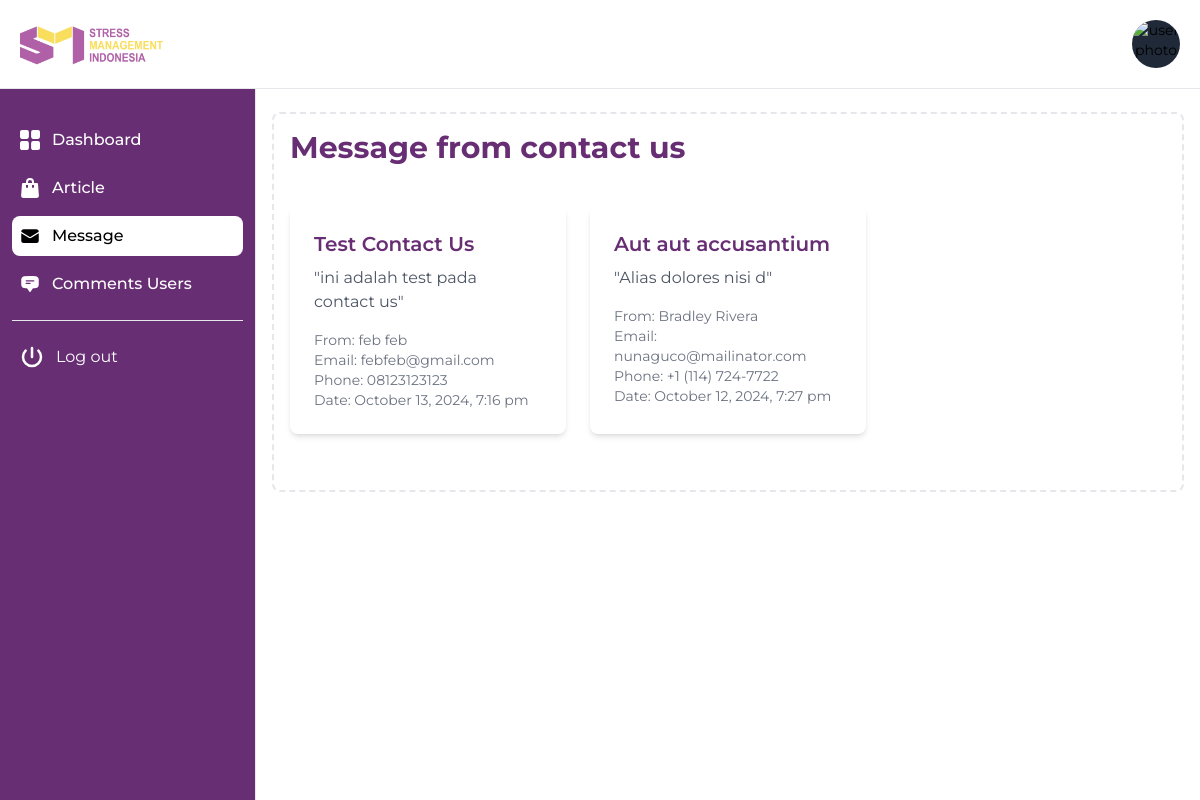
/admin/message_admin.php (signed in), run on the app's committed database.
### tables this page shows
CREATE TABLE `contact_submissions` (
  `id` int(11) NOT NULL,
  `first_name` varchar(50) NOT NULL,
  `last_name` varchar(50) NOT NULL,
  `phone` varchar(20) DEFAULT NULL,
  `email` varchar(100) NOT NULL,
  `subject` varchar(255) NOT NULL,
  `message` text NOT NULL,
  `submission_date` timestamp NULL DEFAULT current_timestamp()
);

### admin/message_admin.php (the view, shortened to what this page needs)
<?php
require_once '../functions/db.php';
$query = "SELECT * FROM contact_submissions ORDER BY submission_date DESC";
$result = $conn->query($query);
?>
<!DOCTYPE html>
<html lang="en">
  <head>
    <link href="../css/output.css" rel="stylesheet" />
    <link href="https://cdn.jsdelivr.net/npm/flowbite@2.5.2/dist/flowbite.min.css" rel="stylesheet" />
    <script src="https://cdn.tailwindcss.com?plugins=forms,typography,aspect-ratio,line-clamp,container-queries"></script>
    <link rel="stylesheet" href="../css/style.css" />
    <script src="https://cdn.tailwindcss.com"></script>
  </head>
  <body>
    <header>
      <nav class="fixed top-0 z-50 w-full bg-white border-b border-gray-200">
        <div class="px-3 py-3 lg:px-5 lg:pl-3">
          <div class="flex items-center justify-between">
            <div class="flex items-center justify-start rtl:justify-end">
              <a href="#" class="flex ms-2 md:me-24">
                <img src="../asset/logo.png" class="h-16 me-3" alt="FlowBite Logo" />
              </a>
            </div>
            <div class="flex items-center">
              <div class="flex items-center ms-3">
                <div>
                  <button type="button" class="flex text-sm bg-gray-800 rounded-full focus:ring-4 focus:ring-gray-300" aria-expanded="false" data-dropdown-toggle="dropdown-user">
                    <img class="w-12 h-12 rounded-full" src="https://i.pinimg.com/564x/a6/67/73/a667732975f0f1da1a0fd4625e30d776.jpg" alt="user photo" />
                  </button>
                </div>
              </div>
            </div>
          </div>
        </div>
      </nav>
    </header>
    <main>
<div id="content" class="content">
    <div class="mt-20 p-4 sm:ml-64 md:mt-10">
        <div class="p-4 border-2 border-gray-200 border-dashed rounded-lg md:mt-14">
            <div class="flex items-center justify-between mb-4">
                <h2 class="text-lg md:text-3xl font-bold text-primary-color">Message from contact us</h2>
            </div>
            <?php
            if ($result->num_rows > 0) {
                echo '<div class="grid grid-cols-1 md:grid-cols-2 lg:grid-cols-3 gap-6 my-10">';
                while($row = $result->fetch_assoc()) {
                    echo '<div class="bg-white p-6 rounded-lg shadow-md">';
                    echo '<h3 class="text-xl font-semibold text-primary-color mb-2">' . htmlspecialchars($row['subject']) . '</h3>';
                    echo '<p class="text-gray-600 mb-4">"' . htmlspecialchars($row['message']) . '"</p>';
                    echo '<div class="text-sm text-gray-500">';
                    echo '<p>From: ' . htmlspecialchars($row['first_name'] . ' ' . $row['last_name']) . '</p>';
                    echo '<p>Email: ' . htmlspecialchars($row['email']) . '</p>';
                    echo '<p>Phone: ' . htmlspecialchars($row['phone']) . '</p>';
                    echo '<p>Date: ' . date('F j, Y, g:i a', strtotime($row['submission_date'])) . '</p>';
                    echo '</div>';
                    echo '</div>';
                }
                echo '</div>';
            } else {
                echo '<p class="text-center text-gray-500">No messages found.</p>';
            }
            ?>
        </div>
    </div>
</div>
      <aside id="logo-sidebar" class="fixed top-0 left-0 z-40 w-64 mt-10 h-screen pt-20 transition-transform -translate-x-full bg-primary-color border-r border-gray-200 sm:translate-x-0" aria-label="Sidebar">
        <div class="h-full px-3 pb-4 overflow-y-auto bg-primary-color">
          <ul class="space-y-2 font-medium">
            <li>
              <a href="dashboard_admin.php" class="flex items-center p-2 text-white rounded-lg hover:bg-white hover:text-black">
                <span class="ms-3">Dashboard</span>
              </a>
            </li>
            <li>
              <a href="article_admin.php" class="flex items-center p-2 text-white rounded-lg hover:bg-white hover:text-black">
                <span class="flex-1 ms-3 whitespace-nowrap">Article</span>
              </a>
            </li>
            <li>
              <a href="#" class="flex items-center p-2 text-black rounded-lg bg-white">
                <span class="flex-1 ms-3 whitespace-nowrap">Message</span>
              </a>
            </li>
          <li>
              <a href="comments_admin.php" class="flex items-center p-2 text-white rounded-lg hover:bg-white hover:text-black">
                <span class="flex-1 ms-3 whitespace-nowrap">Comments Users</span>
              </a>
            </li>
          </ul>
            <ul class="space-y-2 mt-4 border-t border-gray-200 pt-4">
                <li class="">
                    <a href="logout.php" class="flex items-center p-2 text-white hover:text-red-600 rounded-lg hover:bg-white ">
                        <svg class="w-6 h-6  " xmlns="http://www.w3.org/2000/svg" fill="none" viewBox="0 0 24 24" stroke-width="2.5" stroke="currentColor">
                            <path stroke-linecap="round" stroke-linejoin="round" d="M5.636 5.636a9 9 0 1 0 12.728 0M12 3v9" />
                        </svg>
                        <span class="flex-1 ms-3 whitespace-nowrap">Log out</span>
                    </a>
                </li>
            </ul>
        </div>
      </aside>
    </main>
  </body>
</html>

### css/style.css (style rules this page uses)
body { font-family: "Montserrat", sans-serif; }
* { margin: 0; padding: 0; box-sizing: border-box; }
:root { --indicator-color: #dadde1; --indicator-color-active: #682e74; --indicator-color-hover: #6b7280; }

### data on the page
contact_submissions: subject "Test Contact Us", message "ini adalah test pada contact us", first_name+last_name "feb feb", email "febfeb@gmail.com", phone "08123123123", submission_date "October 13, 2024, 7:16 pm"
contact_submissions: subject "Aut aut accusantium", message "Alias dolores nisi d", first_name+last_name "Bradley Rivera", email "nunaguco@mailinator.com", phone "+1 (114) 724-7722", submission_date "October 12, 2024, 7:27 pm"
